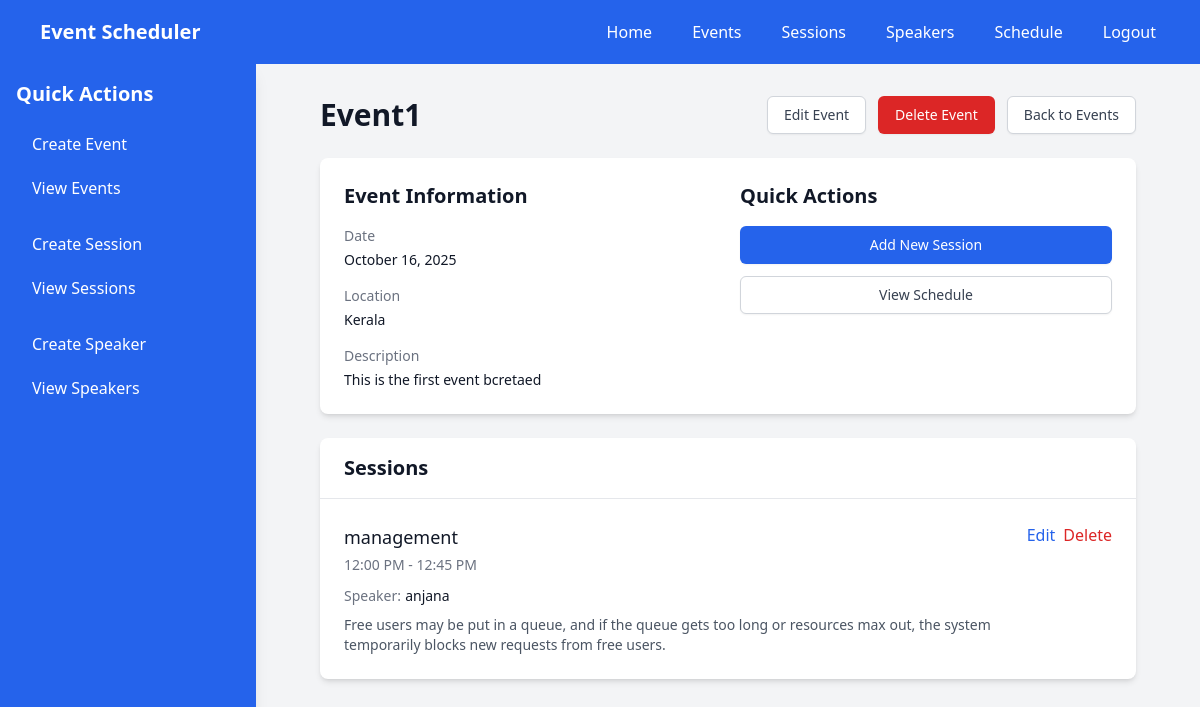
/events/6/ (signed in), run on the app's committed database.
### scheduler/models.py (models this page shows, shortened)
class Event(models.Model):
    title = models.CharField(max_length=200)
    description = models.TextField()
    start_date = models.DateField()
    location = models.CharField(max_length=200, null=True, blank=True)
    created_at = models.DateTimeField(auto_now_add=True)
    updated_at = models.DateTimeField(auto_now=True)

class Session(models.Model):
    event = models.ForeignKey(Event, on_delete=models.CASCADE, related_name='sessions')
    title = models.CharField(max_length=200)
    description = models.TextField()
    start_time = models.DateTimeField()
    end_time = models.DateTimeField()
    speaker = models.ForeignKey(Speaker, on_delete=models.CASCADE)
    created_at = models.DateTimeField(auto_now_add=True)
    updated_at = models.DateTimeField(auto_now=True)

class Speaker(models.Model):
    name = models.CharField(max_length=100)
    email = models.EmailField(unique=True)
    bio = models.TextField()
    created_at = models.DateTimeField(auto_now_add=True)
    updated_at = models.DateTimeField(auto_now=True)

### scheduler/views.py (the view)
# urls.py: path('events/<int:event_id>/', views.view_event, name='view_event'),
@login_required
def view_event(request, event_id):
    event = get_object_or_404(Event, id=event_id)
    sessions = event.sessions.all().order_by('start_time')
    speakers = Speaker.objects.filter(session__event=event).distinct()
    context = {
        'event': event,
        'sessions': sessions,
        'speakers': speakers,
    }
    return render(request, 'scheduler/event_detail.html', context)

### scheduler/auth.py (called while the page is built)
    def get_user(self, user_id):
        UserModel = get_user_model()
        try:
            return UserModel.objects.get(pk=user_id)
        except UserModel.DoesNotExist:
            return None

### scheduler/templates/scheduler/event_detail.html
{% extends 'scheduler/base.html' %}
{% block content %}
<div class="max-w-7xl mx-auto px-4 sm:px-6 lg:px-8">
    <div class="flex flex-col sm:flex-row justify-between items-start sm:items-center gap-4 sm:gap-0 mb-6">
        <h1 class="text-2xl sm:text-3xl font-bold text-gray-900">{{ event.title }}</h1>
        <div class="flex flex-col sm:flex-row gap-3">
            <a href="{% url 'edit_event' event.id %}" class="px-4 py-2 border border-gray-300 rounded-md shadow-sm text-sm font-medium text-gray-700 bg-white hover:bg-gray-50 focus:outline-none focus:ring-2 focus:ring-offset-2 focus:ring-blue-500">
                Edit Event
            </a>
            <a href="{% url 'delete_event' event.id %}" class="px-4 py-2 border border-transparent rounded-md shadow-sm text-sm font-medium text-white bg-red-600 hover:bg-red-700 focus:outline-none focus:ring-2 focus:ring-offset-2 focus:ring-red-500">
                Delete Event
            </a>
            <a href="{% url 'home' %}" class="px-4 py-2 border border-gray-300 rounded-md shadow-sm text-sm font-medium text-gray-700 bg-white hover:bg-gray-50 focus:outline-none focus:ring-2 focus:ring-offset-2 focus:ring-blue-500">
                Back to Events
            </a>
        </div>
    </div>
    <div class="bg-white shadow-md rounded-lg p-6 mb-6">
        <div class="grid grid-cols-1 sm:grid-cols-2 gap-4 sm:gap-6">
            <div>
                <h2 class="text-xl font-semibold text-gray-900 mb-4">Event Information</h2>
                <dl class="space-y-4">
                    <div>
                        <dt class="text-sm font-medium text-gray-500">Date</dt>
                        <dd class="mt-1 text-sm text-gray-900">{{ event.start_date|date:"F j, Y" }}</dd>
                    </div>
                    <div>
                        <dt class="text-sm font-medium text-gray-500">Location</dt>
                        <dd class="mt-1 text-sm text-gray-900">{{ event.location }}</dd>
                    </div>
                    <div>
                        <dt class="text-sm font-medium text-gray-500">Description</dt>
                        <dd class="mt-1 text-sm text-gray-900">{{ event.description }}</dd>
                    </div>
                </dl>
            </div>
            <div>
                <h2 class="text-xl font-semibold text-gray-900 mb-4">Quick Actions</h2>
                <div class="space-y-3">
                    <a href="{% url 'create_session' %}?event={{ event.id }}" class="block w-full px-4 py-2 border border-transparent rounded-md shadow-sm text-sm font-medium text-white bg-blue-600 hover:bg-blue-700 focus:outline-none focus:ring-2 focus:ring-offset-2 focus:ring-blue-500 text-center">
                        Add New Session
                    </a>
                    <a href="{% url 'schedule' %}" class="block w-full px-4 py-2 border border-gray-300 rounded-md shadow-sm text-sm font-medium text-gray-700 bg-white hover:bg-gray-50 focus:outline-none focus:ring-2 focus:ring-offset-2 focus:ring-blue-500 text-center">
                        View Schedule
                    </a>
                </div>
            </div>
        </div>
    </div>
    <div class="bg-white shadow-md rounded-lg overflow-hidden">
        <div class="px-6 py-4 border-b border-gray-200">
            <h2 class="text-xl font-semibold text-gray-900">Sessions</h2>
        </div>
        <div class="divide-y divide-gray-200">
            {% for session in sessions %}
            <div class="p-6">
                <div class="flex justify-between items-start">
                    <div>
                        <h3 class="text-lg font-medium text-gray-900">{{ session.title }}</h3>
                        <p class="mt-1 text-sm text-gray-500">
                            {{ session.start_time|date:"g:i A" }} - {{ session.end_time|date:"g:i A" }}
                        </p>
                        {% if session.speaker %}
                        <div class="mt-2">
                            <span class="text-sm font-medium text-gray-500">Speaker:</span>
                            <span class="text-sm text-gray-900">{{ session.speaker.name }}</span>
                        </div>
                        {% endif %}
                        <p class="mt-2 text-sm text-gray-600">{{ session.description }}</p>
                    </div>
                    <div class="flex space-x-2">
                        <a href="#" class="text-blue-600 hover:text-blue-900">Edit</a>
                        <a href="#" class="text-red-600 hover:text-red-900">Delete</a>
                    </div>
                </div>
            </div>
            {% empty %}
            <div class="p-6 text-center text-gray-500">
                No sessions scheduled for this event yet.
            </div>
            {% endfor %}
        </div>
    </div>
</div>
{% endblock %}

### data on the page
Event: title "Event1", start_date "October 16, 2025", location "Kerala", description "This is the first event bcretaed"
Session: title "management", start_time "12:00 PM", end_time "12:45 PM", speaker.name "anjana", description "Free users may be put in a queue, and if the queue gets too long or resources max out, the system temporarily blocks new requests from free users."
